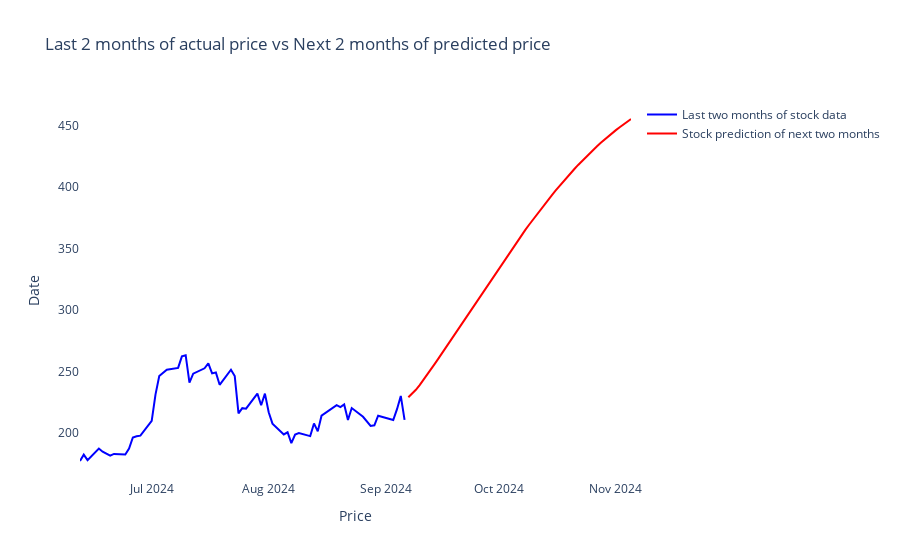

Notebook cell for this chart:
### Code cell
import plotly.graph_objects as go

# Create a figure 
fig = go.Figure()

# Add last two months of actual stock prices 

fig.add_trace(go.Scatter(
    x = last_2_months.index,
    y = last_2_months['Close'],
    mode = 'lines',
    name = 'Last two months of stock data',
    line = dict(color = 'blue')
))

# Add the predicted data for next two months 
fig.add_trace(go.Scatter(
    x = dataset_prediction.index,
    y = dataset_prediction['Predicted_close'],
    mode = 'lines',
    name = 'Stock prediction of next two months ',
     line = dict(color = 'red')
))

# Customize layout 
fig.update_layout(
    title = 'Last 2 months of actual price vs Next 2 months of predicted price',
    xaxis_title = 'Price',
    yaxis_title = 'Date',
    hovermode = 'x unified', # This will show all hovered data in a unified box 
    plot_bgcolor = 'rgba(0,0,0,0)',
    paper_bgcolor = 'rgba(0,0,0,0)',
)
fig.show()
